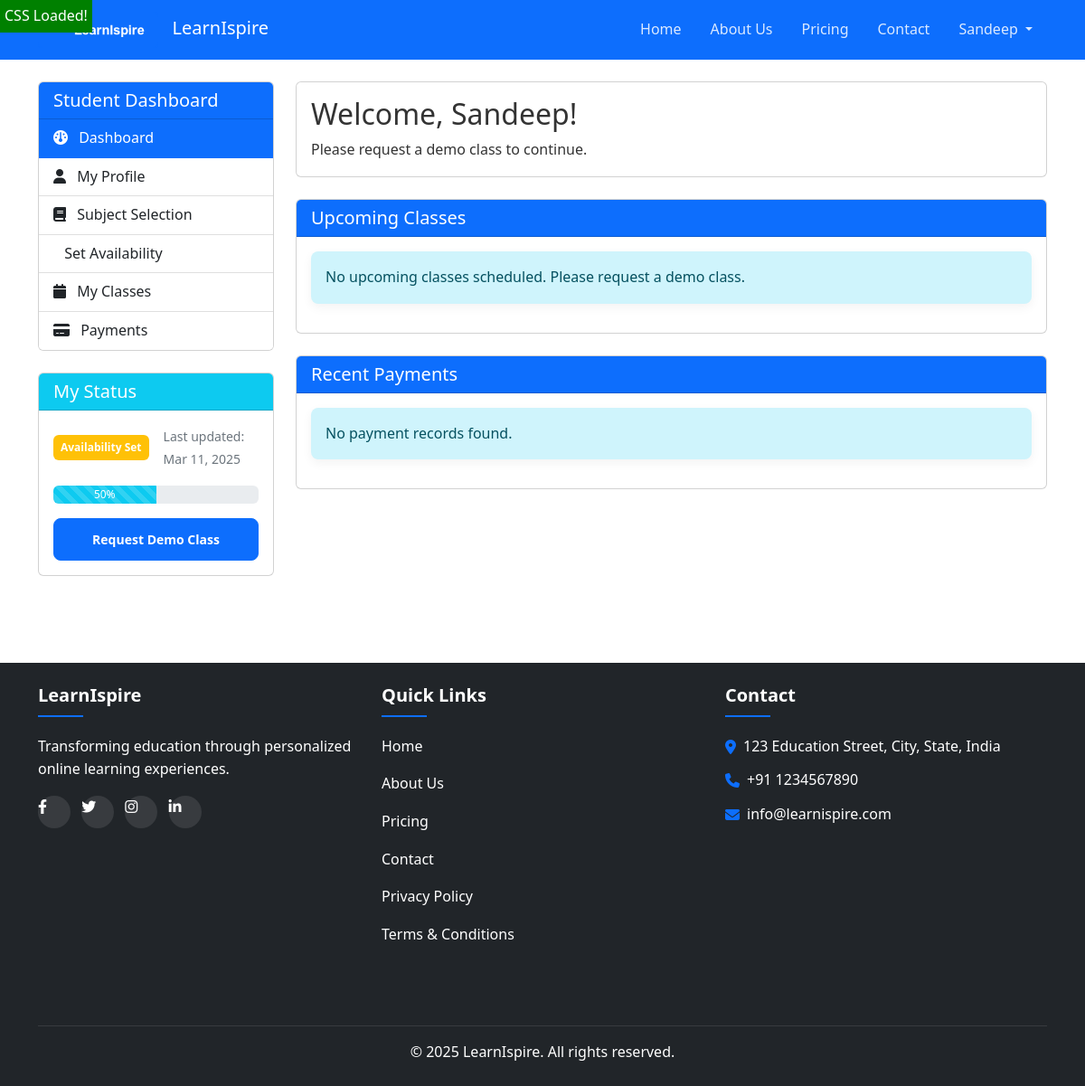
The app's page /student/ (signed in), older data.
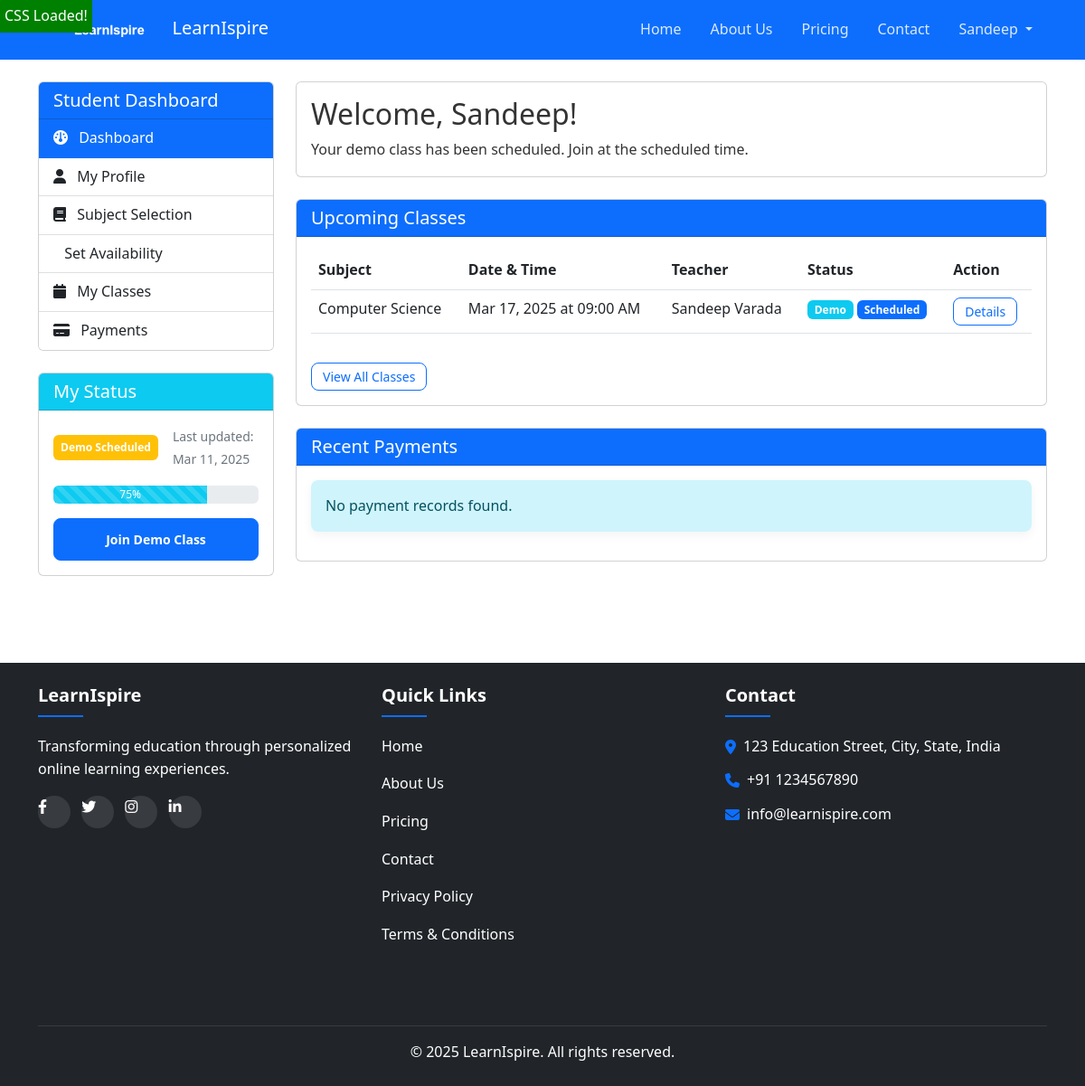
The same page, newer data.
### accounts/models.py (models this page shows, shortened)
class StudentProfile(models.Model):
    STUDENT_STATUS = (
        ("NEW", "New Registration"),
        ("PRICING_REQUESTED", "Pricing Requested"),
        ("AVAILABILITY_SET", "Availability Set"),
        ("DEMO_PENDING", "Demo Pending"),
        ("DEMO_SCHEDULED", "Demo Scheduled"),
        ("DEMO_ACCEPTED", "Demo Accepted"),
        ("ACTIVE", "Active"),
        ("INACTIVE", "Inactive"),
    )
    user = models.OneToOneField(
        CustomUser, on_delete=models.CASCADE, related_name="student_profile"
    )
    grade = models.ForeignKey(
        "common.Grade", on_delete=models.SET_NULL, null=True, related_name="students"
    )
    board = models.ForeignKey(
        "common.Board", on_delete=models.SET_NULL, null=True, related_name="students"
    )
    status = models.CharField(max_length=20, choices=STUDENT_STATUS, default="NEW")
    selected_subjects = models.ManyToManyField(
        "common.Subject", related_name="interested_students", blank=True
    )
    created_at = models.DateTimeField(auto_now_add=True)
    updated_at = models.DateTimeField(auto_now=True)

class CustomUser(AbstractUser):
    USER_ROLES = (
        ("student", "Student"),
        ("teacher", "Teacher"),
        ("admin", "Admin"),
    )
    email = models.EmailField(_("email address"), unique=True)
    phone_number = models.CharField(max_length=15, unique=False)
    is_phone_verified = models.BooleanField(default=False)
    role = models.CharField(max_length=10, choices=USER_ROLES, default="student")
    USERNAME_FIELD = "email"
    REQUIRED_FIELDS = ["username", "phone_number"]
    @property
    def is_student(self):
        return self.role == "student"
    @property
    def is_teacher(self):
        return self.role == "teacher"

### scheduling/models.py (models this page shows, shortened)
class Class(models.Model):
    CLASS_STATUS = (
        ("SCHEDULED", "Scheduled"),
        ("IN_PROGRESS", "In Progress"),
        ("COMPLETED", "Completed"),
        ("CANCELLED", "Cancelled"),
        ("MISSED", "Missed"),
    )
    student = models.ForeignKey(
        "accounts.CustomUser", on_delete=models.CASCADE, related_name="student_classes"
    )
    teacher = models.ForeignKey(
        "accounts.CustomUser", on_delete=models.CASCADE, related_name="teacher_classes"
    )
    subject = models.ForeignKey(
        "common.Subject", on_delete=models.CASCADE, related_name="classes"
    )
    start_time = models.DateTimeField()
    end_time = models.DateTimeField()
    status = models.CharField(max_length=20, choices=CLASS_STATUS, default="SCHEDULED")
    is_demo = models.BooleanField(default=False)
    meeting_link = models.URLField(blank=True)
    meeting_id = models.CharField(max_length=100, blank=True)
    notes = models.TextField(blank=True)
    created_at = models.DateTimeField(auto_now_add=True)
    updated_at = models.DateTimeField(auto_now=True)
    class Meta:
        verbose_name_plural = "Classes"
        ordering = ["start_time"]
    def can_join(self):
        now = timezone.now()
        join_window_start = self.start_time - timezone.timedelta(minutes=15)
        return join_window_start <= now <= self.end_time

### common/models.py (models this page shows, shortened)
class Subject(models.Model):
    name = models.CharField(max_length=100)
    description = models.TextField(blank=True)
    icon = models.ImageField(upload_to="subject_icons/", null=True, blank=True)
    is_active = models.BooleanField(default=True)
    class Meta:
        ordering = ["name"]

### student_dashboard/views.py (the view)
# urls.py: path("", views.StudentDashboardHomeView.as_view(), name="home"),
class StudentDashboardHomeView(StudentAccessMixin, View):
    template_name = "student_dashboard/home.html"
    def get(self, request):
        try:
            profile = request.user.student_profile
        except StudentProfile.DoesNotExist:
            profile = StudentProfile.objects.create(user=request.user)
        upcoming_classes = Class.objects.filter(
            student=request.user,
            start_time__gte=timezone.now(),
            status__in=["SCHEDULED", "IN_PROGRESS"],
        ).order_by("start_time")[:5]
        recent_classes = Class.objects.filter(
            student=request.user, end_time__lt=timezone.now(), status="COMPLETED"
        ).order_by("-start_time")[:5]
        recent_payments = Payment.objects.filter(student=request.user).order_by(
            "-created_at"
        )[:3]
        context = {
            "profile": profile,
            "upcoming_classes": upcoming_classes,
            "recent_classes": recent_classes,
            "recent_payments": recent_payments,
        }
        return render(request, self.template_name, context)

### student_dashboard/views.py (called while the page is built)
    def dispatch(self, request, *args, **kwargs):
        if not request.user.is_student:
            messages.error(request, "Access denied. Student account required.")
            return redirect("landing:home")
        return super().dispatch(request, *args, **kwargs)

### templates/student_dashboard/home.html (shortened to what the changed rows need)
{% extends 'base.html' %}
{% load static %}
{% block content %}
<div class="container py-4">
    <div class="row">
        <div class="col-md-3">
            <div class="card mb-4">
                <div class="card-body">
                    <div class="d-flex align-items-center mb-3">
                        <div class="me-3">
                            <span class="badge bg-{% if profile.status == 'ACTIVE' %}success{% else %}warning{% endif %} p-2">
                                {{ profile.get_status_display }}
                            </span>
                        </div>
                        <div>
                            <small class="text-muted">Last updated: {{ profile.updated_at|date:'M d, Y' }}</small>
                        </div>
                    </div>
                    <div class="progress mb-3" style="height: 20px;">
                        {% if profile.status == 'NEW' %}
                            <div class="progress-bar progress-bar-striped bg-info" role="progressbar" style="width: 10%">10%</div>
                        {% elif profile.status == 'PRICING_REQUESTED' %}
                            <div class="progress-bar progress-bar-striped bg-info" role="progressbar" style="width: 25%">25%</div>
                        {% elif profile.status == 'AVAILABILITY_SET' %}
                            <div class="progress-bar progress-bar-striped bg-info" role="progressbar" style="width: 50%">50%</div>
                        {% elif profile.status == 'DEMO_PENDING' %}
                            <div class="progress-bar progress-bar-striped bg-info" role="progressbar" style="width: 60%">60%</div>
                        {% elif profile.status == 'DEMO_SCHEDULED' %}
                            <div class="progress-bar progress-bar-striped bg-info" role="progressbar" style="width: 75%">75%</div>
                        {% elif profile.status == 'DEMO_ACCEPTED' %}
                            <div class="progress-bar progress-bar-striped bg-info" role="progressbar" style="width: 90%">90%</div>
                        {% elif profile.status == 'ACTIVE' %}
                            <div class="progress-bar bg-success" role="progressbar" style="width: 100%">100%</div>
                        {% else %}
                            <div class="progress-bar progress-bar-striped bg-warning" role="progressbar" style="width: 50%">50%</div>
                        {% endif %}
                    </div>
                    <div class="d-grid gap-2">
                        {% if profile.status == 'NEW' %}
                            <a href="{% url 'student_dashboard:profile' %}" class="btn btn-primary btn-sm">Complete Profile</a>
                        {% elif profile.status == 'PRICING_REQUESTED' %}
                            <a href="{% url 'student_dashboard:availability' %}" class="btn btn-primary btn-sm">Set Availability</a>
                        {% elif profile.status == 'AVAILABILITY_SET' %}
                            <a href="{% url 'student_dashboard:demo_request' %}" class="btn btn-primary btn-sm">Request Demo Class</a>
                        {% elif profile.status == 'DEMO_PENDING' %}
                            <button class="btn btn-secondary btn-sm" disabled>Demo Pending</button>
                        {% elif profile.status == 'DEMO_SCHEDULED' %}
                            <a href="{% url 'student_dashboard:classes' %}" class="btn btn-primary btn-sm">Join Demo Class</a>
                        {% elif profile.status == 'DEMO_ACCEPTED' %}
                            <a href="{% url 'student_dashboard:payments' %}" class="btn btn-primary btn-sm">Complete Payment</a>
                        {% endif %}
                    </div>
                </div>
            </div>
        </div>
        <div class="col-md-9">
            <div class="card mb-4">
                <div class="card-body">
                    <h2 class="card-title">Welcome, {{ request.user.first_name }}!</h2>
                    <p class="card-text">
                        {% if profile.status == 'ACTIVE' %}
                            Your account is fully active. You can view your scheduled classes and start learning!
                        {% elif profile.status == 'DEMO_ACCEPTED' %}
                            You've accepted your demo class! Complete payment to start regular classes.
                        {% elif profile.status == 'DEMO_SCHEDULED' %}
                            Your demo class has been scheduled. Join at the scheduled time.
                        {% elif profile.status == 'DEMO_PENDING' %}
                            Your demo class request is being processed. We'll notify you once scheduled.
                        {% elif profile.status == 'AVAILABILITY_SET' %}
                            Please request a demo class to continue.
                        {% elif profile.status == 'PRICING_REQUESTED' %}
                            Please set your availability to continue (minimum 3 slots per week).
                        {% elif profile.status == 'NEW' %}
                            Please complete your profile to get started.
                        {% endif %}
                    </p>
                </div>
            </div>
            <div class="card mb-4">
                <div class="card-body">
                    {% if upcoming_classes %}
                        <div class="table-responsive">
                            <table class="table table-hover">
                                <thead>
                                    <tr>
                                        <th>Subject</th>
                                        <th>Date & Time</th>
                                        <th>Teacher</th>
                                        <th>Status</th>
                                        <th>Action</th>
                                    </tr>
                                </thead>
                                <tbody>
                                    {% for class in upcoming_classes %}
                                        <tr>
                                            <td>{{ class.subject.name }}</td>
                                            <td>{{ class.start_time|date:'M d, Y' }} at {{ class.start_time|time:'h:i A' }}</td>
                                            <td>{{ class.teacher.get_full_name }}</td>
                                            <td>
                                                {% if class.is_demo %}
                                                    <span class="badge bg-info">Demo</span>
                                                {% endif %}
                                                <span class="badge bg-{% if class.status == 'SCHEDULED' %}primary{% elif class.status == 'IN_PROGRESS' %}warning{% else %}secondary{% endif %}">
                                                    {{ class.get_status_display }}
                                                </span>
                                            </td>
                                            <td>
                                                {% if class.can_join %}
                                                    <a href="{% url 'student_dashboard:join_class' class.id %}" class="btn btn-success btn-sm">Join</a>
                                                {% else %}
                                                    <a href="{% url 'student_dashboard:class_detail' class.id %}" class="btn btn-outline-primary btn-sm">Details</a>
                                                {% endif %}
                                            </td>
                                        </tr>
                                    {% endfor %}
                                </tbody>
                            </table>
                        </div>
                        <div class="mt-3">
                            <a href="{% url 'student_dashboard:classes' %}" class="btn btn-outline-primary btn-sm">View All Classes</a>
                        </div>
                    {% else %}
                        <div class="alert alert-info">
                            No upcoming classes scheduled.
                            {% if profile.status == 'DEMO_PENDING' %}
                                Your demo class will be scheduled soon.
                            {% elif profile.status == 'AVAILABILITY_SET' %}
                                Please request a demo class.
                            {% elif profile.status == 'PRICING_REQUESTED' %}
                                Please set your availability.
                            {% endif %}
                        </div>
                    {% endif %}
                </div>
            </div>
        </div>
    </div>
</div>
{% endblock %}

Row changes from the older to the newer data that the page shows:
changed StudentProfile: status "Availability Set" → "Demo Scheduled"
added Class: subject.name "Computer Science", start_time "Mar 17, 2025", start_time "09:00 AM", teacher.get_full_name "Sandeep Varada", is_demo "Demo", status "Scheduled", shows "Details"
Text that changed along with them:
text no longer shown: "50% Request Demo Class Please request a demo class to continue. No upcoming classes scheduled. Please request a demo class."
text now shown: "75% Join Demo Class Your demo class has been scheduled. Join at the scheduled time. Subject Date & Time Teacher Status Action View All Classes"
